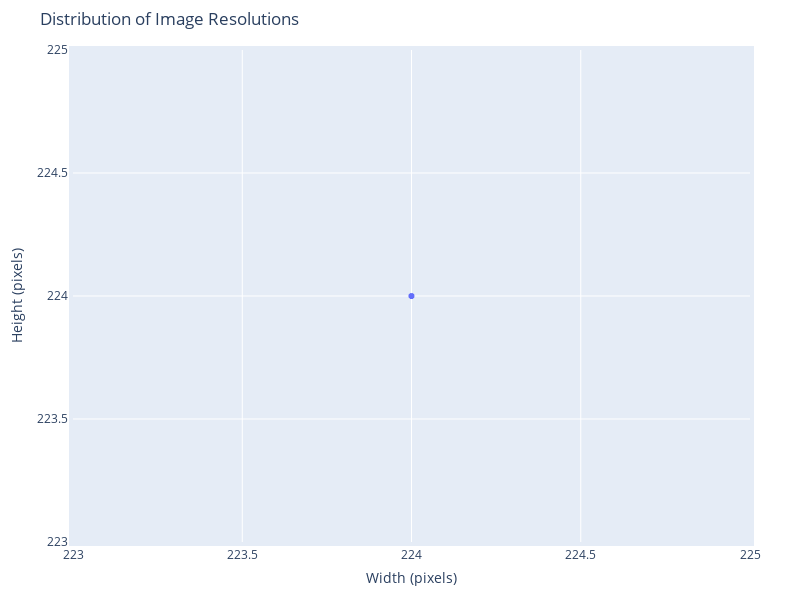

The notebook cell this image was saved under:
### Code cell
image_sizes = []

collect_image_sizes(train_data_rezsized)
collect_image_sizes(test_data_resized)
resolutions = np.array(image_sizes)

fig = px.scatter(
x=resolutions[:, 0],
y=resolutions[:, 1],
title="Distribution of Image Resolutions",
labels={"x": "Width (pixels)", "y": "Height (pixels)"},
hover_name=[f"{w}x{h}" for w, h in resolutions]
)

fig.update_layout(
showlegend=False,
hovermode="closest",
width=800,
height=600,
margin=dict(l=50, r=50, b=50, t=50, pad=4)
)

fig.show()

### Figure 1 — Plotly figure (JSON) as saved in the notebook; plotly's stock layout.template omitted (floating-point values rounded to 4 significant figures; data arrays with more than 128 entries replaced by an {"elided": "..."} marker saying what was removed)
{"data": [{"hovertemplate": "<b>%{hovertext}</b><br><br>Width (pixels)=%{x}<br>Height (pixels)=%{y}<extra></extra>", "hovertext": {"elided": "7023 str values"}, "legendgroup": "", "marker": {"color": "#636efa", "symbol": "circle"}, "mode": "markers", "name": "", "showlegend": false, "type": "scattergl", "x": {"elided": "7023 int values"}, "xaxis": "x", "y": {"elided": "7023 int values"}, "yaxis": "y"}], "layout": {"height": 600, "hovermode": "closest", "legend": {"tracegroupgap": 0}, "margin": {"b": 50, "l": 50, "pad": 4, "r": 50, "t": 50}, "showlegend": false, "title": {"text": "Distribution of Image Resolutions"}, "width": 800, "xaxis": {"anchor": "y", "domain": [0, 1], "title": {"text": "Width (pixels)"}}, "yaxis": {"anchor": "x", "domain": [0, 1], "title": {"text": "Height (pixels)"}}}}
